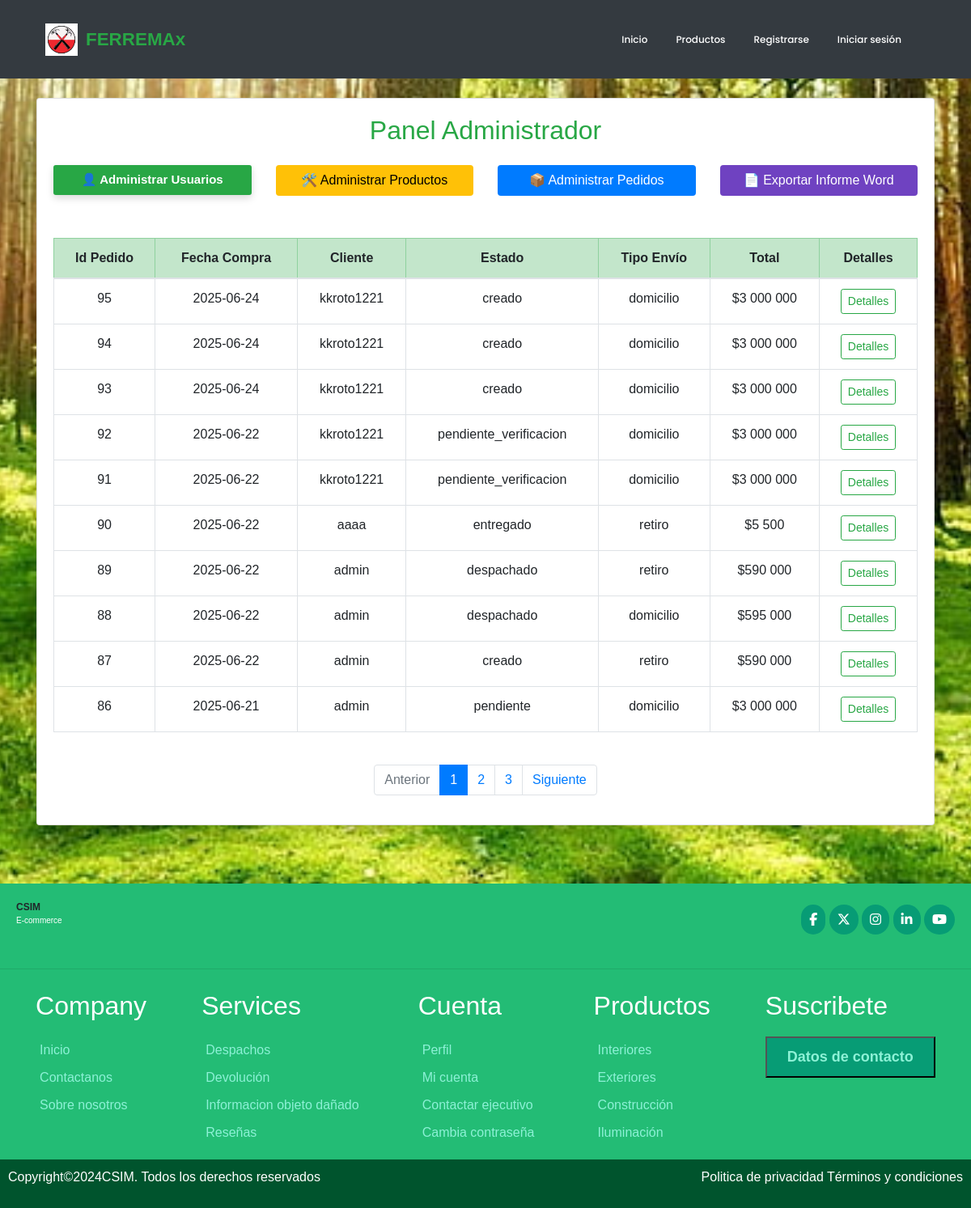
Page /administrador/ on the earlier database version.
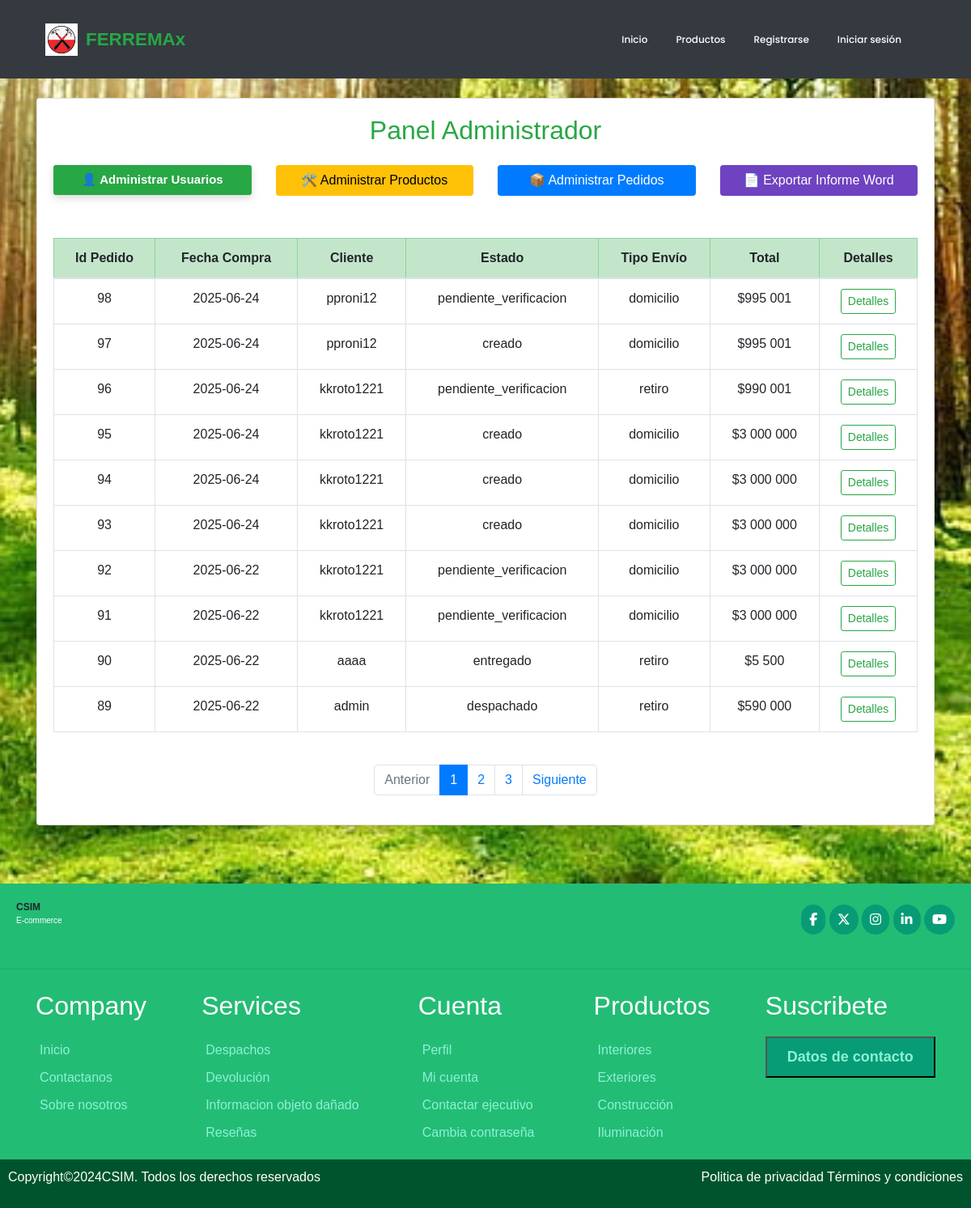
Same page on the later database version.
### ferreteria/models.py (models this page shows, shortened)
class Pedido(models.Model):
    id_pedido = models.AutoField(primary_key=True)
    user = models.ForeignKey(User, on_delete=models.CASCADE, default=1)
    fecha_compra = models.DateTimeField(auto_now_add=True)
    ESTADOS_PEDIDO = [
        ('creado', 'Creado'),
        ('pendiente', 'Pendiente'),
        ('pagado', 'Pagado'),
        ('rechazado','Pago Rechazado'),
        ('preparando', 'Preparando orden'),
        ('despachado', 'Despachado'),
        ('entregado', 'Entregado'),
    ]
    estado = models.CharField(max_length=20, choices = ESTADOS_PEDIDO, default='creado')
    OPCIONES_ENVIO = [
        ('retiro', 'Retiro en tienda ($0)'),
        ('domicilio', 'Despacho a domicilio ($5.000)'),
    ]
    tipo_envio = models.CharField(max_length=20, choices=OPCIONES_ENVIO,default='retiro')
    TIPO_PAGO = [
        ('transferencia', 'Transferencia'),
        ('tarjeta', 'Tarjeta'),
    ]
    tipo_pago = models.CharField(max_length=20,choices=TIPO_PAGO,default='transferencia')
    total = models.BigIntegerField()

### ferreteria/views.py (the view)
# urls.py: path('administrador/', views.admin_view, name="administrador"),
def admin_view(request):
    pedidos_list = Pedido.objects.all().order_by('-fecha_compra')  # Puedes ordenar como prefieras
    paginator = Paginator(pedidos_list, 10 )  # Muestra 10 pedidos por página
    page_number = request.GET.get('page')
    page_obj = paginator.get_page(page_number)
    return render(request, 'administrador.html', {'page_obj': page_obj})

### ferreteria/context_processor.py (called while the page is built, shortened)
def total_carrito(request):
    total = 0
    return {'total_carrito':int(total)}

### ferreteria/templates/administrador.html (shortened to what the changed rows need)
{% extends 'base.html' %}
{% load static %}
{% block css %}
<link rel="stylesheet" href="{% static 'css/estilo.css' %}">
{% endblock %}
{% block contenido %}
{% load humanize %}
<div class="container py-4">
    <div class="card shadow">
        <div class="card-body">
            <h2 class="text-success text-center mb-4" style="color: darkgreen;">Panel Administrador</h2>
            <div class="table-responsive mt-5">
                <table class="table table-bordered table-hover text-center align-middle">
                    <thead class="table-success">
                        <tr>
                            <th>Id Pedido</th>
                            <th>Fecha Compra</th>
                            <th class="d-none d-md-table-cell">Cliente</th>
                            <th class="d-none d-md-table-cell">Estado</th>
                            <th class="d-none d-md-table-cell">Tipo Envío</th>
                            <th>Total</th>
                            <th>Detalles</th>
                        </tr>
                    </thead>
                    <tbody>
                        {% for p in page_obj %}
                        <tr>
                            <td>{{ p.id_pedido }}</td>
                            <td data-label="Fecha">
                                <span class="d-none d-md-inline">{{ p.fecha_compra|date:"Y-m-d" }}</span>
                            </td>
                            <td class="d-none d-md-table-cell">{{ p.user }}</td>
                            <td class="d-none d-md-table-cell">{{ p.estado }}</td>
                            <td class="d-none d-md-table-cell">{{ p.tipo_envio }}</td>
                            <td>${{ p.total | intcomma }}</td>
                            <td>
                                <a href="{% url 'detallepedido' p.id_pedido %}" class="btn btn-outline-success btn-sm">
                                    Detalles
                                </a>
                            </td>
                        </tr>
                        {% endfor %}
                    </tbody>
                </table>
            </div>
            <nav aria-label="Page navigation" class="mt-4">
                <ul class="pagination justify-content-center flex-wrap">
                    {% for num in page_obj.paginator.page_range %}
                        {% if page_obj.number == num %}
                        <li class="page-item active">
                            <span class="page-link">{{ num }}</span>
                        </li>
                        {% elif num > page_obj.number|add:'-3' and num < page_obj.number|add:'3' %}
                        <li class="page-item">
                            <a class="page-link" href="?page={{ num }}">{{ num }}</a>
                        </li>
                        {% endif %}
                    {% endfor %}
                </ul>
            </nav>
        </div>
    </div>
</div>
{% endblock %}

Differences in the rows shown:
no longer on this page (row unchanged): Pedido: id_pedido "88", fecha_compra "2025-06-22", user "admin", estado "despachado", tipo_envio "domicilio", total "595 000"
no longer on this page (row unchanged): Pedido: id_pedido "87", fecha_compra "2025-06-22", user "admin", estado "creado", tipo_envio "retiro", total "590 000"
no longer on this page (row unchanged): Pedido: id_pedido "86", fecha_compra "2025-06-21", user "admin", estado "pendiente", tipo_envio "domicilio", total "3 000 000"
added Pedido: id_pedido "98", fecha_compra "2025-06-24", user "pproni12", estado "pendiente_verificacion", tipo_envio "domicilio", total "995 001"
added Pedido: id_pedido "97", fecha_compra "2025-06-24", user "pproni12", estado "creado", tipo_envio "domicilio", total "995 001"
added Pedido: id_pedido "96", fecha_compra "2025-06-24", user "kkroto1221", estado "pendiente_verificacion", tipo_envio "retiro", total "990 001"
